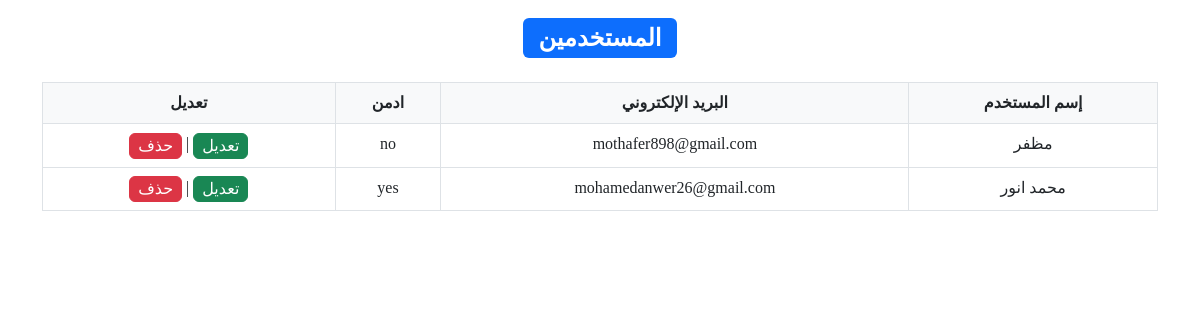
Screenshot of /admin/users/usersList.php (signed in) with the database file from the repository.
### tables this page shows
CREATE TABLE `users` (
  `id` int(11) NOT NULL AUTO_INCREMENT,
  `UserName` varchar(50) NOT NULL,
  `UserPassword` varchar(255) NOT NULL,
  `UserEmail` varchar(50) DEFAULT NULL,
  `IsAdmin` varchar(3) DEFAULT NULL,
  PRIMARY KEY (`id`),
  UNIQUE KEY `UserName` (`UserName`),
  UNIQUE KEY `UserName_2` (`UserName`)
);

### includes/functions/Auth.php (called while the page is built, shortened)
<?php
class Auth {
  public static function isAdmin(){
    if (!isset($_SESSION['admin'])) {
      header("HTTP/1.1 403 Forbidden");
      exit();
    } else {
      return true;
    }
  }
}

### views/init.php (called while the page is built, shortened)
<?php
  $css = "../layout/css/";

### admin/functions/User.php (called while the page is built, shortened)
<?php
  class User {
    public function getUsers($id = "") {
      global $db;
      if ($id != "") {
        $sql = $db->prepare("SELECT * FROM users WHERE id = ?");
        $sql->execute([$id]);
        $users = $sql->fetch(PDO::FETCH_ASSOC);
        return $users;
      } else {
        $sql = $db->prepare("SELECT * FROM users WHERE UserName != ?");
        $sql->execute([$_SESSION['username']]);
        $users = $sql->fetchAll(PDO::FETCH_ASSOC);
        return $users;
      }
    }
  }
  $user = new User();

### admin/users/usersList.php (the view, shortened to what this page needs)
<?php
  include "../../views/init.php";
  include "../" . $funcs . "Auth.php";
  include "../" . $funcs . "db.php";
  include "../functions/User.php";
  $users = $user->getUsers();
  if (Auth::isAdmin()) :?>
  <!DOCTYPE html>
    <html lang="en" dir="rtl">
    <head>
      <link rel="stylesheet" href="../<?=$css?>bootstrap.min.css">
      <link rel="stylesheet" href="../<?=$css?>backend.css">
    </head>
    <body>
      <div class="container">
        <h2 class="p-3 text-center">
        <div class="badge bg-primary">
          المستخدمين
        </div>
      </h2>
        <table class="table border text-center">
          <thead>
            <tr class="bg-light">
              <th class="border"> إسم المستخدم</th>
              <th class="border">البريد الإلكتروني</th>
              <th class="border">ادمن</th>
              <th class="border">تعديل</th>
            </tr>
          </thead>
          <tbody>
            <?php foreach ($users as $user) :?>
  <tr>
                <td class="border"><?=$user['UserName']?></td>
                <td class="border"><?=$user['UserEmail']?></td>
                <td class="border"><?=$user['IsAdmin']?></td>
                <td>
                  <a href="editUser?usd=<?=sha1($user['id'])?>" class="btn btn-success p-0 px-2">تعديل</a> |
                  <a href="deleteUser?usd=<?=sha1($user['id'])?>" class="btn btn-danger p-0 px-2">حذف</a>
                </td>
            </tr>
            <?php endforeach;?>
          </tbody>
        </table>
    </body>
  </html>
  <?php endif;

### layout/css/backend.css (style rules this page uses)
body { font-family: "IBM Plex Sans Arabic"; height: 100vh; }
a { text-decoration: none; }
thead { position: sticky; top: 0; }

### rows the page displays
users: UserName "مظفر", UserEmail "mothafer898@gmail.com", IsAdmin "no"
users: UserName "محمد انور", UserEmail "mohamedanwer26@gmail.com", IsAdmin "yes"
